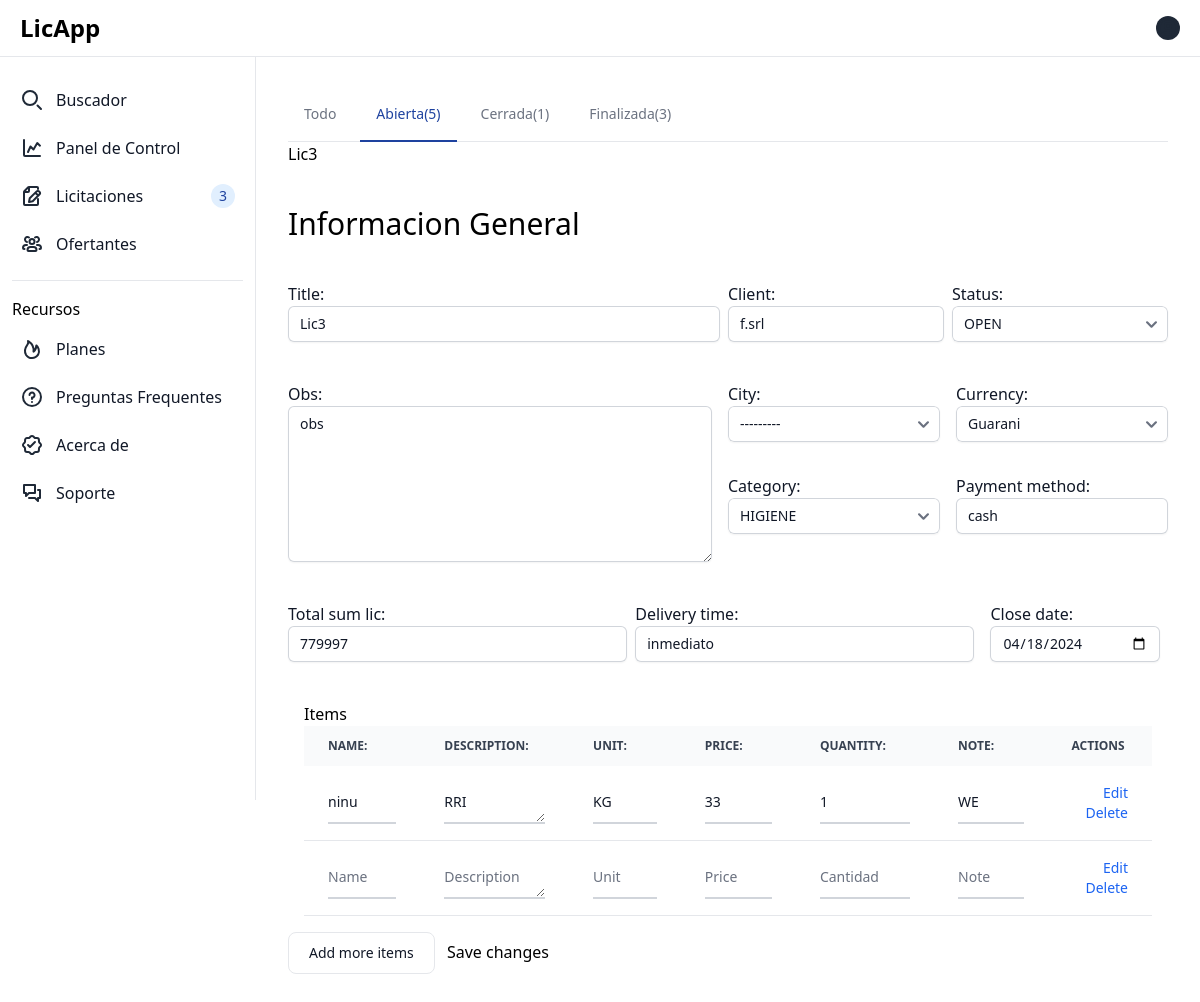
The page /licitaciones/edit/17/ on the database as committed earlier.
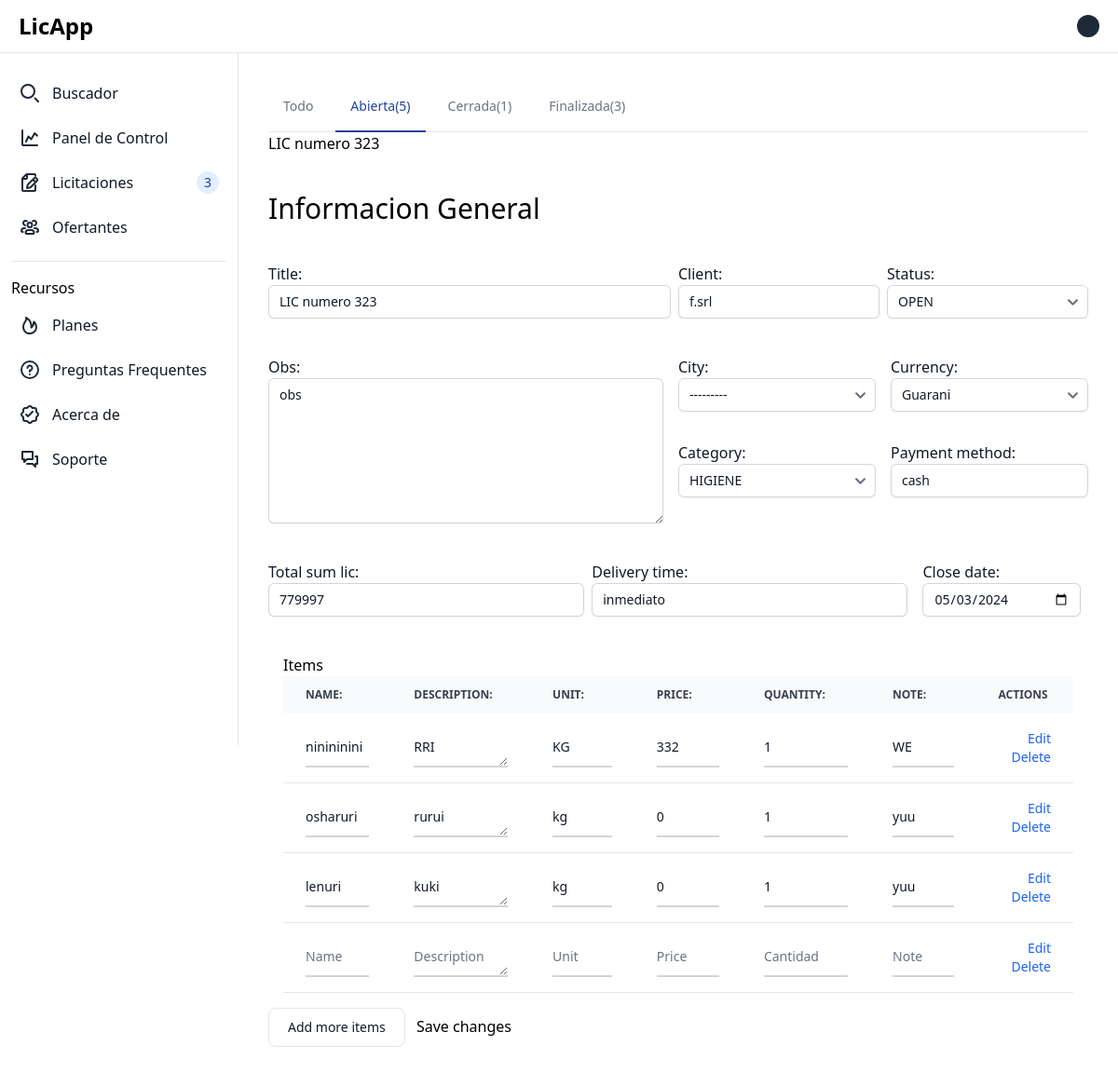
The same page on the database as committed later.
### licitaciones/models.py (models this page shows)
class Licitacion(models.Model):
    title = models.CharField(max_length=255)
    obs = models.TextField(blank=True, null=True)
    start_date = models.DateField(auto_now_add=True, null=True)
    close_date = models.DateField()
    status = models.CharField(max_length=10, choices=get_status, default="OPEN")
    currency = models.CharField(max_length=15, choices=get_currencies)
    category = models.CharField(max_length=100, choices=get_categories)
    payment_method = models.CharField(max_length=255)
    delivery_time = models.CharField(blank=True, null=True, max_length=20)
    client = models.CharField(blank=True, null=True,max_length=20)
    city = models.CharField(blank=True, null=True, max_length=20, choices=get_cities)
    total_sum_lic = models.IntegerField()
    class Meta:
        verbose_name = 'licitacion'
        verbose_name_plural = 'licitaciones'

### licitaciones/views.py (the view, shortened to what this page needs)
# urls.py: path('edit/<int:lic_id>/', views.create_update_lic, name="update_lic"),
def create_update_lic(request, lic_id=0):
    LicitacionItemFormset = inlineformset_factory(Licitacion, LicitacionItem, form=LicitacionItemForm, extra=1)
    data= {}
    if lic_id != 0:
        lic_instance = get_object_or_404(Licitacion, id=lic_id)
        data["licitacion"] = lic_instance
    if request.method == "GET":
        if lic_id == 0:
            form = LicitacionForm()
            formset = LicitacionItemFormset()
        else:
            form = LicitacionForm(instance=lic_instance)
            formset = LicitacionItemFormset(instance=lic_instance)
    data["form"] = form
    data["formset"] = formset
    return render(request, "create_lic.html", data)

### licitaciones/models.py (called while the page is built)
def get_categories():
    categories = settings.CATEGORIES
    categories.sort()
    return {i: i for i in categories}

def get_currencies():
    currency = settings.CURRENCY
    currency.sort()
    return {i: i for i in currency}

def get_status():
    status = settings.STATUS
    status.sort()
    return {i: i for i in status}

def get_cities():
    cities = settings.CITIES
    cities.sort()
    return {i: i for i in cities}

### templates/create_lic.html (shortened to what this page needs)
{% extends 'base.html' %}
{% block content %}
<div class="p-4 mt-14">
<div
  class="text-sm font-medium text-center text-gray-500 border-b border-gray-200 dark:text-gray-400 dark:border-gray-700">
  <ul class="flex flex-wrap -mb-px">
    <li class="me-2">
      <a href="#"
        class="inline-block p-4 border-b-2 border-transparent rounded-t-lg hover:text-gray-600 hover:border-gray-300 dark:hover:text-gray-300">Todo</a>
    </li>
    <li class="me-2">
      <a href="#"
        class="inline-block p-4 text-blue-800 border-b-2 border-blue-800 rounded-t-lg active dark:text-blue-800 dark:border-blue-800"
        aria-current="page">Abierta<span>(5)</span></a>
    </li>
    <li class="me-2">
      <a href="#"
        class="inline-block p-4 border-b-2 border-transparent rounded-t-lg hover:text-gray-600 hover:border-gray-300 dark:hover:text-gray-300">Cerrada<span>(1)</span></a>
    </li>
    <li class="me-2">
      <a href="#"
        class="inline-block p-4 border-b-2 border-transparent rounded-t-lg hover:text-gray-600 hover:border-gray-300 dark:hover:text-gray-300">Finalizada<span>(3)</span></a>
    </li>
  </ul>
</div>
  {% if licitacion %}
    <h2>{{ licitacion.title }}</h2>
  {% endif %}
  <h3 class="my-10 text-3xl dark:text-white">Informacion General</h3>
  <form method="POST" enctype="multipart/form-data">
    <div class="flex flex-row">
      <div class="basis-1/2 block text-md font-medium leading-6 text-gray-900">
        {{ form.title.label_tag }}
        {{ form.title }}
      </div>
      <div class="basis-1/4 mx-2 block text-md font-medium leading-6 text-gray-900">
        {{ form.client.label_tag }}
        {{ form.client }}
      </div>
      <div class="basis-1/4 block text-md font-medium leading-6 text-gray-900">
        {{ form.status.label_tag }}
        {{ form.status }}
      </div>
    </div>
    <div class="flex flex-row mt-10 gap-4">
      <div class="basis-1/2 block text-md font-medium leading-6 text-gray-900">
        {{ form.obs.label_tag }}
        {{ form.obs }}
      </div>
      <div class="basis-1/4 mb-4 block text-md font-medium leading-6 text-gray-900">
        {{ form.city.label_tag }}
        {{ form.city }}
        {{ form.category.label_tag }}
        {{ form.category }}
      </div>
      <div class="basis-1/4 block text-md font-medium leading-6 text-gray-900">
        {{ form.currency.label_tag }}
        {{ form.currency }}
        {{ form.payment_method.label_tag }}
        {{ form.payment_method }}
      </div>
    </div>
    <div class="flex flex-row my-10">
      <div class="basis-1/2 block text-md font-medium leading-6 text-gray-900">
        {{ form.total_sum_lic.label_tag }}
        {{ form.total_sum_lic }}
      </div>
      <div class="basis-1/2 mx-2 block text-md font-medium leading-6 text-gray-900">
        {{ form.delivery_time.label_tag }}
        {{ form.delivery_time }}
      </div>
      <div class="basis-1/4 mx-2 block text-md font-medium leading-6 text-gray-900">
        {{ form.close_date.label_tag }}
        {{ form.close_date }}
      </div>
    </div>
    <div class="m-4">
      <h3>Items</h3>
      <table class="w-full text-sm text-left rtl:text-right text-gray-500 dark:text-gray-400">
        <thead class="text-xs text-gray-700 uppercase bg-gray-50 dark:bg-gray-700 dark:text-gray-400">
          <tr>
            <th scope="col" class="px-6 py-3">{{ formset.form.name.label_tag }}</th>
            <th scope="col" class="px-6 py-3">{{ formset.form.description.label_tag }}</th>
            <th scope="col" class="px-6 py-3">{{ formset.form.unit.label_tag }}</th>
            <th scope="col" class="px-6 py-3">{{ formset.form.price.label_tag }}</th>
            <th scope="col" class="px-6 py-3">{{ formset.form.quantity.label_tag }}</th>
            <th scope="col" class="px-6 py-3">{{ formset.form.note.label_tag }}</th>
            <th scope="col" class="px-6 py-3">Actions</th>
          </tr>
        </thead>
        <tbody id="items">
          {% for form in formset %}
            {% include 'partials/add_lic_item.html' %}
          {% endfor %}
        </tbody>
      </table>
    </div>
    <button type="button" class="py-2.5 px-5 me-2 mb-2 text-sm font-medium text-gray-900 focus:outline-none bg-white rounded-lg border border-gray-200 hover:bg-gray-100 hover:text-sky-700 focus:z-10 focus:ring-4 focus:ring-gray-100 dark:focus:ring-gray-700 dark:bg-gray-800 dark:text-gray-400 dark:border-gray-600 dark:hover:text-white dark:hover:bg-gray-700" id="add-item">Add more items</button>
    {% if licitacion %}
      <button type="submit">Save changes</button>
    {% else %}
      <button type="submit">Create</button>
    {% endif %}
  </form>
</div>
{% endblock content %}

### templates/base.html (shortened to what this page needs)
{% load compress %}
{% load static %}
<!doctype html>
<html lang="en">
<head>
  {% compress css %}
  <link rel="stylesheet" href="{% static 'src/output.css' %}">
  {% endcompress %}
</head>
<body>
  {% include 'partials/sidebar.html' %}
  <div class="p-4 sm:ml-64">
    {% block content %}
    {% endblock content %}
  </div>
</body>
</html>

### templates/partials/sidebar.html (shortened to what this page needs)
<nav class="fixed top-0 z-50 w-full bg-white border-b border-gray-200 dark:bg-gray-800 dark:border-gray-700">
  <div class="px-3 py-3 lg:px-5 lg:pl-3">
    <div class="flex items-center justify-between">
      <div class="flex items-center justify-start rtl:justify-end">
        <a href="https://flowbite.com" class="flex ms-2 md:me-24">
          <span class="self-center text-xl font-semibold sm:text-2xl whitespace-nowrap dark:text-white">LicApp</span>
        </a>
      </div>
      <div class="flex items-center">
        <div class="flex items-center ms-3">
          <div>
            <button type="button"
              class="flex text-sm bg-gray-800 rounded-full focus:ring-4 focus:ring-gray-300 dark:focus:ring-gray-600"
              aria-expanded="false" data-dropdown-toggle="dropdown-user">
            </button>
          </div>
        </div>
      </div>
    </div>
  </div>
</nav>
<aside id="logo-sidebar"
  class="fixed top-0 left-0 z-40 w-64 h-screen pt-20 transition-transform -translate-x-full bg-white border-r border-gray-200 sm:translate-x-0 dark:bg-gray-800 dark:border-gray-700"
  aria-label="Sidebar">
  <div class="h-full px-3 pb-4 overflow-y-auto bg-white dark:bg-gray-800">
    <ul class="space-y-2 font-medium">
      <li>
        <a href="#"
          class="flex items-center p-2 text-gray-900 rounded-lg dark:text-white hover:bg-gray-100 dark:hover:bg-gray-700 group">
          <svg class="w-6 h-6 text-gray-800 dark:text-white" aria-hidden="true" xmlns="http://www.w3.org/2000/svg" width="24"
            height="24" fill="none" viewBox="0 0 24 24">
            <path stroke="currentColor" stroke-linecap="round" stroke-width="2"
              d="m21 21-3.5-3.5M17 10a7 7 0 1 1-14 0 7 7 0 0 1 14 0Z" />
          </svg>
          <span class="flex-1 ms-3 whitespace-nowrap">Buscador</span>
        </a>
      </li>
      <li>
        <a href="#"
          class="flex items-center p-2 text-gray-900 rounded-lg dark:text-white hover:bg-gray-100 dark:hover:bg-gray-700 group">
          <span class="ms-3">Panel de Control</span>
        </a>
      </li>
      <li>
        <a href="#"
          class="flex items-center p-2 text-gray-900 rounded-lg dark:text-white hover:bg-gray-100 dark:hover:bg-gray-700 group">
          <span class="flex-1 ms-3 whitespace-nowrap">Licitaciones</span>
          <span
            class="inline-flex items-center justify-center w-3 h-3 p-3 ms-3 text-sm font-medium text-blue-800 bg-blue-100 rounded-full dark:bg-blue-900 dark:text-blue-300">3</span>
        </a>
      </li>
      <li>
        <a href="#"
          class="flex items-center p-2 text-gray-900 rounded-lg dark:text-white hover:bg-gray-100 dark:hover:bg-gray-700 group">
          <span class="flex-1 ms-3 whitespace-nowrap">Ofertantes</span>
        </a>
      </li>
    </ul>
    <ul class="pt-4 mt-4 space-y-2 font-medium border-t border-gray-200 dark:border-gray-700">
      <p>Recursos</p>
      <li>
        <a href="#"
          class="flex items-center p-2 text-gray-900 transition duration-75 rounded-lg hover:bg-gray-100 dark:hover:bg-gray-700 dark:text-white group">
          <span class="ms-3">Planes</span>
        </a>
      </li>
      <li>
        <a href="#"
          class="flex items-center p-2 text-gray-900 transition duration-75 rounded-lg hover:bg-gray-100 dark:hover:bg-gray-700 dark:text-white group">
          <span class="ms-3">Preguntas Frequentes</span>
        </a>
      </li>
      <li>
        <a href="#"
          class="flex items-center p-2 text-gray-900 transition duration-75 rounded-lg hover:bg-gray-100 dark:hover:bg-gray-700 dark:text-white group">
          <span class="ms-3">Acerca de</span>
        </a>
      </li>
      <li>
        <a href="#"
          class="flex items-center p-2 text-gray-900 transition duration-75 rounded-lg hover:bg-gray-100 dark:hover:bg-gray-700 dark:text-white group">
          <svg class="w-6 h-6 text-gray-800 dark:text-white" aria-hidden="true" xmlns="http://www.w3.org/2000/svg" width="24"
            height="24" fill="none" viewBox="0 0 24 24">
            <path stroke="currentColor" stroke-linecap="round" stroke-linejoin="round" stroke-width="2"
              d="M9 17h6l3 3v-3h2V9h-2M4 4h11v8H9l-3 3v-3H4V4Z" />
          </svg>
          <span class="ms-3">Soporte</span>
        </a>
      </li>
    </ul>
  </div>
</aside>

### templates/partials/add_lic_item.html (shortened to what this page needs)
<tr class="item-form bg-white border-b dark:bg-gray-800 dark:border-gray-700 hover:bg-gray-50 dark:hover:bg-gray-600 focus:outline-none focus:bg-white focus:border-sky-500 focus:ring-0">
  <td class="px-6 py-4">{{ form.name }}</td>
  <td class="px-6 py-4">{{ form.description }}</td>
  <td class="px-6 py-4">{{ form.unit }}</td>
  <td class="px-6 py-4">{{ form.price }}</td>
  <td class="px-6 py-4">{{ form.quantity }}</td>
  <td class="px-6 py-4">{{ form.note }}</td>
  <td class="px-6 py-4 text-right">
    <a href="#" class="font-medium text-blue-600 dark:text-blue-500 hover:underline">Edit</a>
    <a href="#"class="font-medium text-blue-600 dark:text-blue-500 hover:underline">Delete<a>
  </td>
</tr>

Rows that differ between the two databases and show on the page:
changed Licitacion "f.srl": title "Lic3" → "LIC numero 323"; close_date "04/18/2024" → "05/03/2024"
Other text that changed with them:
form field name: "ninu" → "ninininini"
form field price: "33" → "332"
form field name: (not shown) → "osharuri"
form field description: (not shown) → "rurui"
form field unit: (not shown) → "kg"
form field price: (not shown) → "0"
form field quantity: (not shown) → "1"
form field note: (not shown) → "yuu"
new list line: "lenuri kuki kg 0 1 yuu Edit Delete"
new list line: "      Edit Delete"
